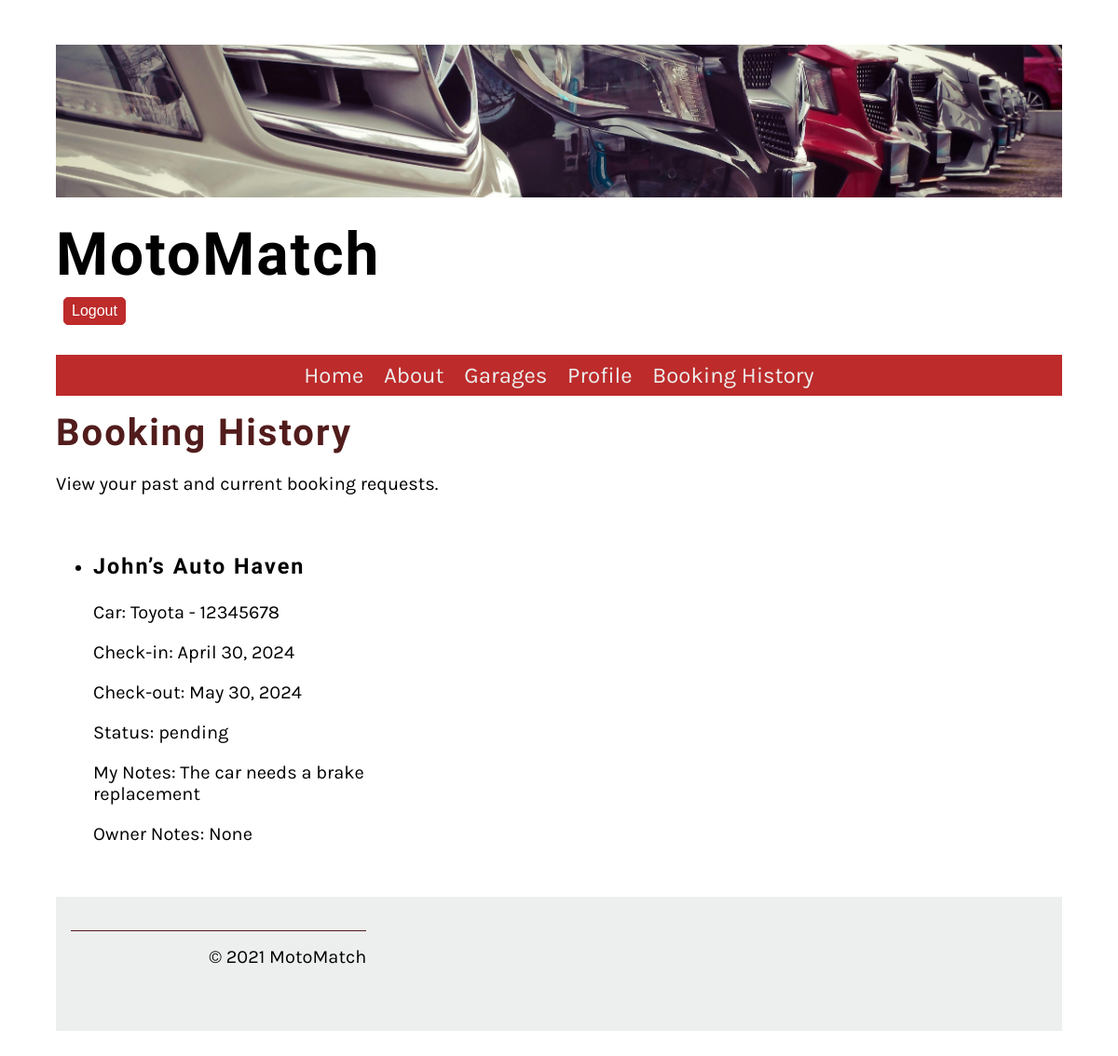
Page /booking/history/ (signed in) on the earlier database version.
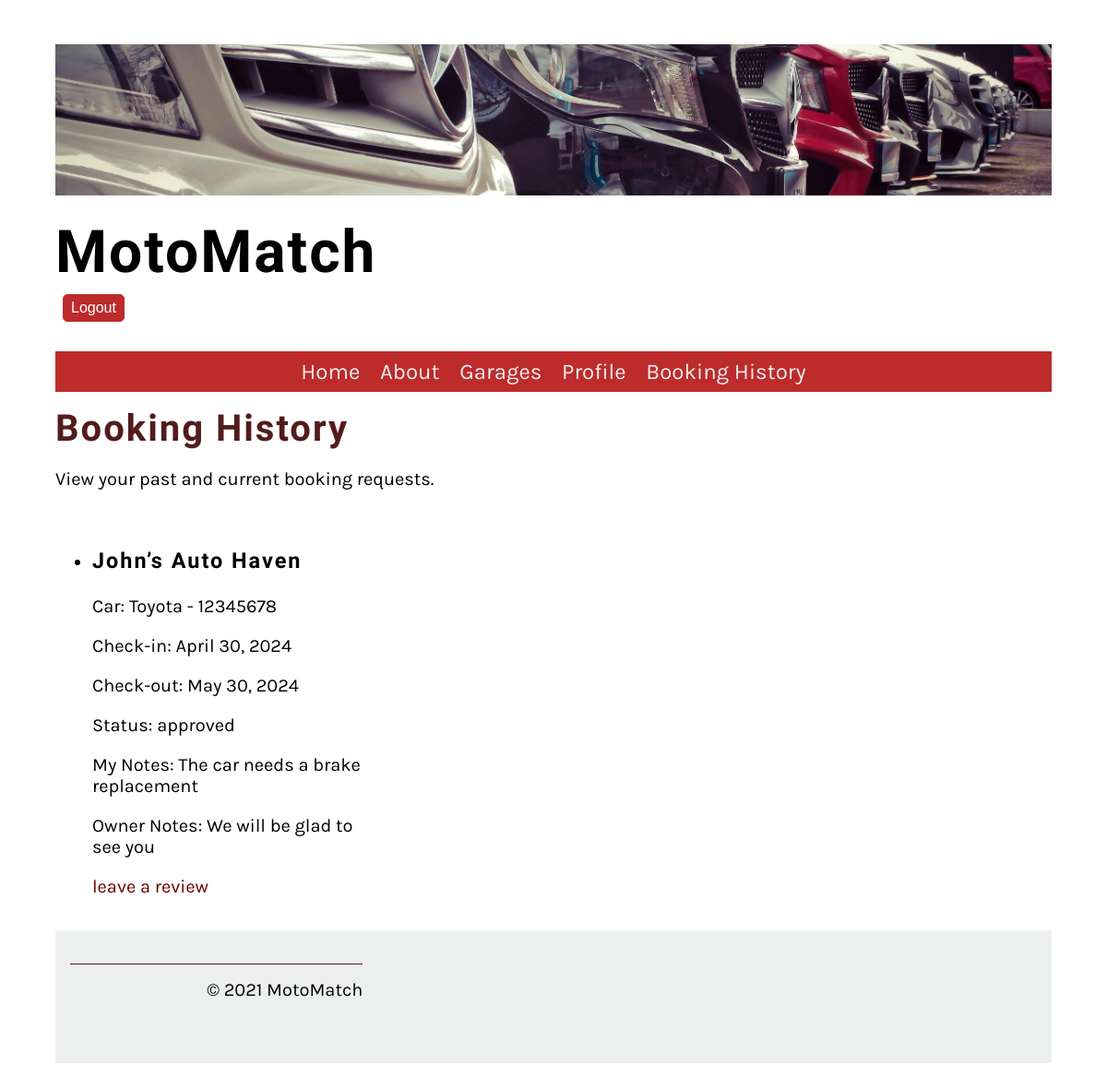
Same page on the later database version.
### Website/models.py (models this page shows, shortened)
class Booking(models.Model):
    STATUS_CHOICES = [
        ('pending', 'Pending'),
        ('approved', 'Approved'),
        ('declined', 'Declined'),
    ]
    user = models.ForeignKey(User, on_delete=models.CASCADE)
    service = models.ForeignKey(Service,  on_delete=models.SET_NULL, null=True)
    check_in_date = models.DateField()
    check_out_date = models.DateField()
    status = models.CharField(max_length=10, choices=STATUS_CHOICES, default='pending')
    service_provider_notes = models.TextField(blank=True, null=True)
    client_notes = models.TextField(blank=True, null=True)
    service_item = models.ForeignKey(ServiceItem, on_delete=models.SET_NULL, null=True)

class Service(models.Model):
    user = models.ForeignKey(User, on_delete=models.CASCADE)
    name = models.CharField(max_length=255)
    description = models.TextField()
    location = models.CharField(max_length=255)
    contact_details = models.CharField(max_length=255)
    available_spaces = models.PositiveIntegerField()
    image = models.ImageField(upload_to='service_images', default='service_images/default.jpg')

class ServiceItem(models.Model):
    identifier = models.CharField(primary_key=True, max_length=50, unique=True, verbose_name="identifier")
    owner = models.ForeignKey(User, on_delete=models.CASCADE, verbose_name="Owner")
    description = models.CharField(max_length=20, verbose_name="item's name")
    field_1 = models.CharField(max_length=80, verbose_name="field 1")
    field_2 = models.IntegerField(verbose_name="field 2")
    FIELD_3_CHOICES = [
        ('yes', 'Yes'),
        ('no', 'No')
    ]
    field_3 = models.CharField(max_length=3, choices=FIELD_3_CHOICES, verbose_name="field 3", help_text="User type selection (yes/no)")

### Website/views.py (the view)
# urls.py: path('booking/history/', booking_history_view, name='booking_history'),
@login_required
def booking_history_view(request):
    bookings = Booking.objects.filter(user=request.user)
    reviewed_services = [service for service in Service.objects.all() if Review.objects.filter(user=request.user, service=service).exists()]
    return render(request, 'booking_history.html', {'bookings': bookings, 'reviewed_services': reviewed_services})

### Website/templatetags/custom_filters.py (called while the page is built)
@register.filter
def has_group(user, group_name):
    return user.groups.filter(name=group_name).exists()

### Website/templates/booking_history.html (shortened to what this page needs)
{% extends 'base.html' %}
{% block content %}
        <h2>Booking History</h2>
        <p>View your past and current booking requests.</p>
    <section>
        {% if bookings %}
            <ul>
                {% for booking in bookings %}
                    <li>
                        <h3>{{ booking.service.name }}</h3>
                        <p>Car: {{ booking.service_item.description }} - {{ booking.service_item.identifier }}</p>
                        <p>Check-in: {{ booking.check_in_date }}</p>
                        <p>Check-out: {{ booking.check_out_date }}</p>
                        <p>Status: {{ booking.status }}</p>
                        <p> My Notes: {{ booking.client_notes }}</p>
                        <p>Owner Notes: {{ booking.service_provider_notes }}</p>
                        {% if booking.status == 'approved' and booking.service not in reviewed_services %}
                            <a href="{% url 'add_review' booking.service.id %}">leave a review</a>
                        {% endif %}
                    </li>
                {% endfor %}
            </ul>
        {% else %}
            <p>No booking history found.</p>
        {% endif %}
    </section>
{% endblock %}

Differences in the rows shown:
changed Booking "The car needs a brake replacement": status "pending" → "approved"; service_provider_notes "None" → "We will be glad to see you"; now shows "leave a review"
